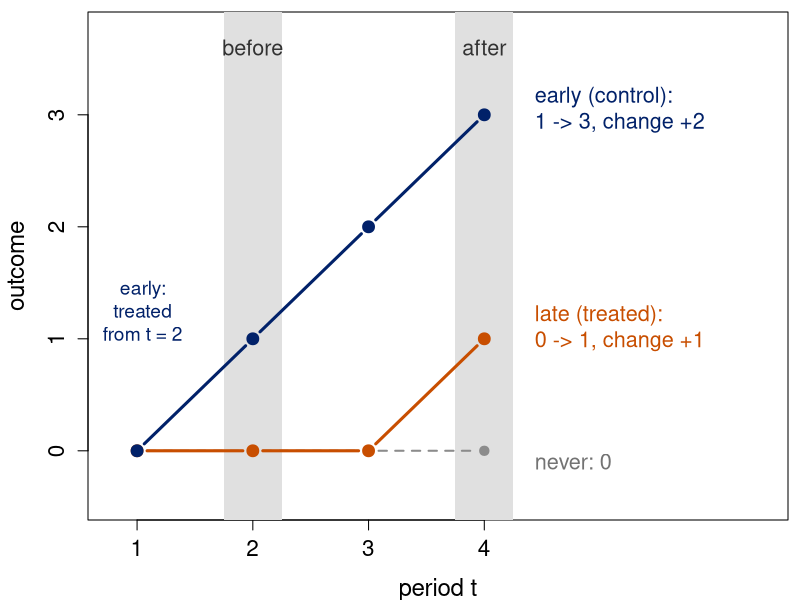

Recreate this plot in R.
## Week 10 -- the forbidden comparison as a picture, on the staggered toy example (figs/w10_toy_staggered.R):
## untreated outcome 0; early treated from t = 2 (effects 1, 2, 3); late treated at t = 4 (effect 1); never 0.
## The 2x2 drawn: late (treated) vs early (control), before = t = 2, after = t = 4.
##   Rscript figs/w10_forbidden.R   (from the week folder; writes figs/forbidden.pdf)
t <- 1:4
early <- c(0, 1, 2, 3); late <- c(0, 0, 0, 1); never <- c(0, 0, 0, 0)
late_change  <- late[4]  - late[2]
early_change <- early[4] - early[2]
cat("t = 2 -> 4: late change", late_change, "; early change", early_change,
    "; 2x2", late_change - early_change, "\n")
blue <- rgb(1, 33, 105, maxColorValue = 255); orange <- rgb(200, 78, 0, maxColorValue = 255)
pdf("figs/forbidden.pdf", width = 7.2, height = 4.3, family = "Times")
par(mar = c(4, 4.4, 0.6, 0.6), cex.lab = 1.45, cex.axis = 1.35)
plot(t, early, type = "n", xlim = c(0.8, 6.4), ylim = c(-0.45, 3.75), xaxt = "n",
     xlab = "period t", ylab = "outcome")
axis(1, at = t)
rect(1.75, -1, 2.25, 4, col = "gray88", border = NA)                ## before: t = 2
rect(3.75, -1, 4.25, 4, col = "gray88", border = NA)                ## after:  t = 4
text(2, 3.6, "before", cex = 1.3, col = "gray20")
text(4, 3.6, "after", cex = 1.3, col = "gray20")
lines(t, never, type = "b", pch = 19, cex = 1.1, lwd = 2, col = "gray55", lty = 2)
lines(t, late,  type = "b", pch = 19, cex = 1.3, lwd = 3, col = orange)
lines(t, early, type = "b", pch = 19, cex = 1.3, lwd = 3, col = blue)
text(1.05, 1.25, "early:\ntreated\nfrom t = 2", cex = 1.15, col = blue)
text(4.35, early[4], "early (control):\n1 -> 3, change +2", pos = 4, cex = 1.3, col = blue)
text(4.35, 1.05, "late (treated):\n0 -> 1, change +1", pos = 4, cex = 1.3, col = orange)
text(4.35, -0.12, "never: 0", pos = 4, cex = 1.3, col = "gray45")
dev.off()
